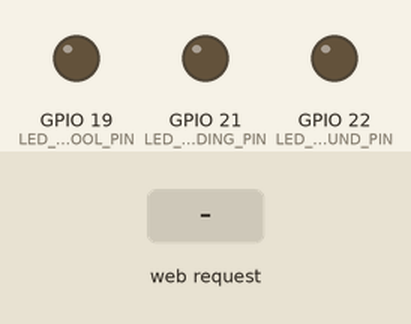
Bench run of a sketch on a simulated ESP32. Shown: output pins drawn as LEDs (lit = HIGH). The test bench sets the inputs (shaded band). WiFi joins after 1.5 s; servers stay silent unless stated; web services answer with replies made up by the test bench.

Above: at 2.9 s.
3.0 s: HTTP request GET /led1/on received
At 3.5 s:
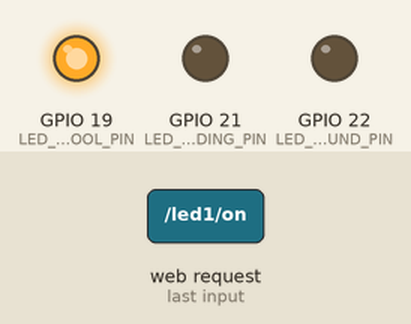
4.5 s: HTTP request GET /led2/on received
At 5.7 s:
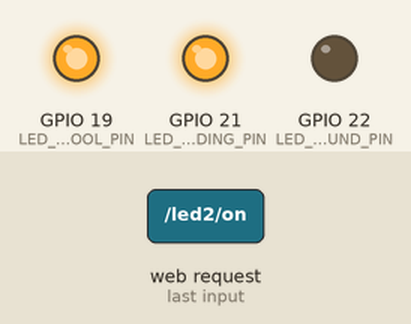
6.0 s: HTTP request GET /led1/off received
At 7.0 s:
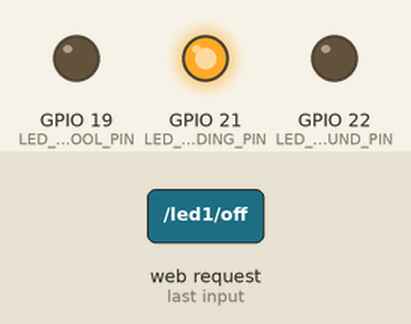
7.5 s: HTTP request GET /led3/on received
At 8.1 s:
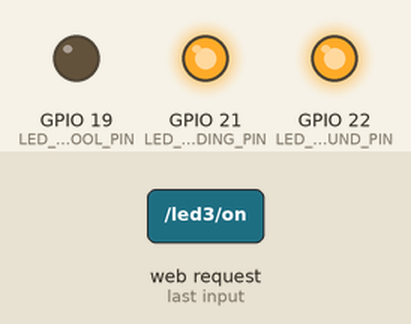
9.0 s: HTTP request GET /led2/off received
At 9.3 s:
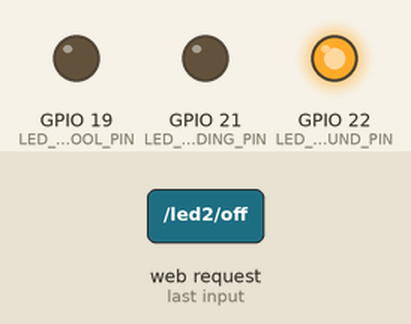
10.5 s: HTTP request GET /led3/off received
At 11.6 s:
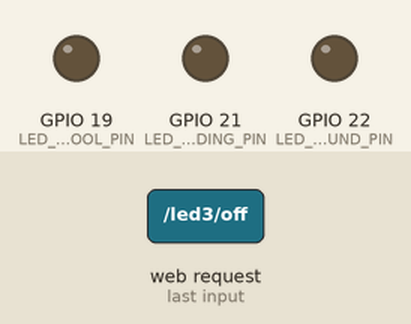
Timing chart, 0 to 13.0 s (numbered marks = the images above; inputs shaded):
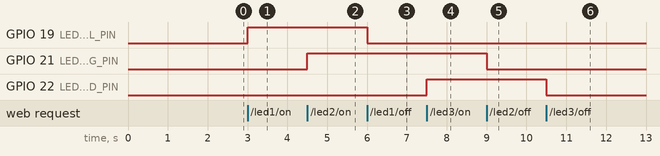

The sketch:

device7_school_lights.ino
```cpp
#include <WiFi.h>
#include <WebServer.h>
#include <DNSServer.h>
#include <HTTPClient.h>

// Pin Definitions for ESP32 30-Pin Board
#define LED_SCHOOL_PIN     19  // ភ្លើងសាលាសុវណ្ណភូមិផ្សារដីហុយ
#define LED_BUILDING_PIN   21  // ភ្លើងអគារ
#define LED_PLAYGROUND_PIN 22  // ភ្លើង Playground

// 1. ESP32 Hotspot Credentials
const char* ap_ssid = "SmartBin-ESP32";
const char* ap_password = "12345678";

const char* wifi_ssid = "SMART-WIFI-B339";        // ដាក់ឈ្មោះ Wi-Fi ផ្ទះ/Hotspot
const char* wifi_password = "5E85D60F"; // ដាក់លេខសម្ងាត់ Wi-Fi

// Telegram Credentials
const String BOT_TOKEN = "8928313450:AAEvmTZMGGDXRJZ-W1ZuE2vc5AlVSQ5oDbY";
const String CHAT_ID   = "5780071626";

IPAddress local_ip(192, 168, 4, 1);
IPAddress gateway(192, 168, 4, 1);
IPAddress subnet(255, 255, 255, 0);

const byte DNS_PORT = 53;
DNSServer dnsServer;
WebServer server(80);

// HTML Dashboard
const char HTML_CONTENT[] PROGMEM = R"rawliteral(
<!DOCTYPE html>
<html>
<head>
    <meta charset="UTF-8">
    <meta name="viewport" content="width=device-width, initial-scale=1.0">
    <title>Smart System Dashboard</title>
    <style>
        * { box-sizing: border-box; }
        body {
            background-color: #f4f4f4;
            display: flex;
            flex-direction: column;
            align-items: center;
            min-height: 100vh;
            margin: 0;
            font-family: Arial, sans-serif;
            user-select: none;
            padding: 20px;
            gap: 20px;
        }
        .card {
            background: #ffffff;
            border-radius: 16px;
            padding: 20px;
            box-shadow: 0 10px 25px rgba(0, 0, 0, 0.1);
            text-align: center;
            width: 100%;
            max-width: 480px;
        }
        h2 { color: #333333; margin-top: 0; margin-bottom: 15px; }

        /* Switches UI */
        .status-container { display: flex; gap: 10px; justify-content: space-around; margin-bottom: 15px; }
        .status-title { font-size: 13px; font-weight: bold; color: #222222; width: 33%; }
        .wall-panel {
            background: linear-gradient(145deg, #e0b458, #b88a30);
            padding: 16px;
            border-radius: 12px;
            box-shadow: 0 8px 20px rgba(0, 0, 0, 0.2);
            display: flex;
            flex-direction: column;
            align-items: center;
        }
        .switches-frame {
            display: flex;
            background-color: #1a1a1a;
            border: 4px solid #1a1a1a;
            border-radius: 6px;
            gap: 4px;
            overflow: hidden;
        }
        .switch-rocker {
            width: 90px;
            height: 160px;
            background: linear-gradient(180deg, #c49631, #a3781f);
            position: relative;
            cursor: pointer;
        }
        .led-indicator {
            position: absolute;
            top: 15px;
            left: 20px;
            width: 50px;
            height: 8px;
            border-radius: 4px;
            background-color: #2a2a2a;
        }
        .led-indicator.active {
            background-color: #80ffff;
            box-shadow: 0 0 8px #80ffff, 0 0 15px rgba(128, 255, 255, 0.8);
        }
        .brand-logo { margin-top: 10px; font-size: 14px; font-weight: bold; font-style: italic; color: #5c4310; letter-spacing: 2px; }
        .labels-container { display: flex; gap: 10px; justify-content: space-around; margin-top: 15px; }
        .switch-label { font-size: 12px; font-weight: bold; color: #444444; width: 33%; }
    </style>
</head>
<body>

    <!-- Widget: Switches -->
    <div class="card">
        <h2>ប្រព័ន្ធគ្រប់គ្រងភ្លើង</h2>
        <div class="status-container">
            <div id="status1" class="status-title">សាលា: OFF</div>
            <div id="status2" class="status-title">អគារ: OFF</div>
            <div id="status3" class="status-title">Playground: OFF</div>
        </div>
        <div class="wall-panel">
            <div class="switches-frame">
                <div class="switch-rocker" onclick="toggleLED(1)">
                    <div id="led1" class="led-indicator"></div>
                </div>
                <div class="switch-rocker" onclick="toggleLED(2)">
                    <div id="led2" class="led-indicator"></div>
                </div>
                <div class="switch-rocker" onclick="toggleLED(3)">
                    <div id="led3" class="led-indicator"></div>
                </div>
            </div>
            <div class="brand-logo">SGT</div>
        </div>
        <div class="labels-container">
            <div id="label1" class="switch-label">ភ្លើងសាលាសុវណ្ណភូមិផ្សារដីហុយ</div>
            <div id="label2" class="switch-label">ភ្លើងអគារ</div>
            <div id="label3" class="switch-label">ភ្លើង Playground</div>
        </div>
    </div>

    <script>
        let states = {1: false, 2: false, 3: false};
        const names = {1: "សាលា", 2: "អគារ", 3: "Playground"};

        function toggleLED(num) {
            let stateNow = states[num];
            let endpoint = "/led" + num + (stateNow ? "/off" : "/on");

            fetch(endpoint)
                .then(response => response.text())
                .then(state => {
                    const led = document.getElementById("led" + num);
                    const status = document.getElementById("status" + num);

                    if (state === "1") {
                        led.classList.add("active");
                        status.innerText = names[num] + ": ON";
                        states[num] = true;
                    } else {
                        led.classList.remove("active");
                        status.innerText = names[num] + ": OFF";
                        states[num] = false;
                    }
                });
        }
    </script>
</body>
</html>
)rawliteral";

// URL Encode function for Telegram API
String urlEncode(String str) {
  String encodedString = "";
  char c;
  for (unsigned int i = 0; i < str.length(); i++) {
    c = str.charAt(i);
    if (isalnum(c)) {
      encodedString += c;
    } else {
      char code1 = (c & 0xf) + '0';
      if ((c & 0xf) > 9) code1 = (c & 0xf) - 10 + 'A';
      c = (c >> 4) & 0xf;
      char code2 = c + '0';
      if (c > 9) code2 = c - 10 + 'A';
      encodedString += '%';
      encodedString += code2;
      encodedString += code1;
    }
  }
  return encodedString;
}

// Telegram Alert Function
void sendTelegramMessage(String message) {
  if (WiFi.status() == WL_CONNECTED) {
    HTTPClient http;
    String encodedMessage = urlEncode(message);
    String url = "https://api.telegram.org/bot" + BOT_TOKEN + "/sendMessage?chat_id=" + CHAT_ID + "&text=" + encodedMessage;
    http.begin(url);
    http.GET();
    http.end();
  }
}

void handleRoot() {
  server.send(200, "text/html; charset=UTF-8", HTML_CONTENT);
}

void handleLed1On()  { digitalWrite(LED_SCHOOL_PIN, HIGH); server.send(200, "text/plain", "1"); }
void handleLed1Off() { digitalWrite(LED_SCHOOL_PIN, LOW);  server.send(200, "text/plain", "0"); }

void handleLed2On()  { digitalWrite(LED_BUILDING_PIN, HIGH); server.send(200, "text/plain", "1"); }
void handleLed2Off() { digitalWrite(LED_BUILDING_PIN, LOW);  server.send(200, "text/plain", "0"); }

void handleLed3On()  { digitalWrite(LED_PLAYGROUND_PIN, HIGH); server.send(200, "text/plain", "1"); }
void handleLed3Off() { digitalWrite(LED_PLAYGROUND_PIN, LOW);  server.send(200, "text/plain", "0"); }

void handleNotFound() {
  server.sendHeader("Location", "http://192.168.4.1/", true);
  server.send(302, "text/plain", "");
}

void setup() {
  Serial.begin(115200);

  pinMode(LED_SCHOOL_PIN, OUTPUT);
  pinMode(LED_BUILDING_PIN, OUTPUT);
  pinMode(LED_PLAYGROUND_PIN, OUTPUT);

  digitalWrite(LED_SCHOOL_PIN, LOW);
  digitalWrite(LED_BUILDING_PIN, LOW);
  digitalWrite(LED_PLAYGROUND_PIN, LOW);

  WiFi.mode(WIFI_AP_STA);
  WiFi.softAPConfig(local_ip, gateway, subnet);
  WiFi.softAP(ap_ssid, ap_password);

  WiFi.begin(wifi_ssid, wifi_password);
  int attempts = 0;
  while (WiFi.status() != WL_CONNECTED && attempts < 15) {
    delay(500);
    attempts++;
  }

  if (WiFi.status() == WL_CONNECTED) {
    sendTelegramMessage("WiFi ភ្ជាប់ជោគជ័យ! IP: " + WiFi.localIP().toString());
  }

  dnsServer.start(DNS_PORT, "*", WiFi.softAPIP());

  server.on("/", handleRoot);
  server.on("/led1/on", handleLed1On);
  server.on("/led1/off", handleLed1Off);
  server.on("/led2/on", handleLed2On);
  server.on("/led2/off", handleLed2Off);
  server.on("/led3/on", handleLed3On);
  server.on("/led3/off", handleLed3Off);
  server.onNotFound(handleNotFound);

  server.begin();
}

void loop() {
  dnsServer.processNextRequest();
  server.handleClient();
}
```

Measured:
- after the input at 3.0 s, GPIO 19 (LED_SCHOOL_PIN): LOW → HIGH at once
- after the input at 4.5 s, GPIO 21 (LED_BUILDING_PIN): LOW → HIGH at once
- after the input at 6.0 s, GPIO 19 (LED_SCHOOL_PIN): HIGH → LOW at once
- after the input at 7.5 s, GPIO 22 (LED_PLAYGROUND_PIN): LOW → HIGH at once
- after the input at 9.0 s, GPIO 21 (LED_BUILDING_PIN): HIGH → LOW at once
- after the input at 10.5 s, GPIO 22 (LED_PLAYGROUND_PIN): HIGH → LOW at once
